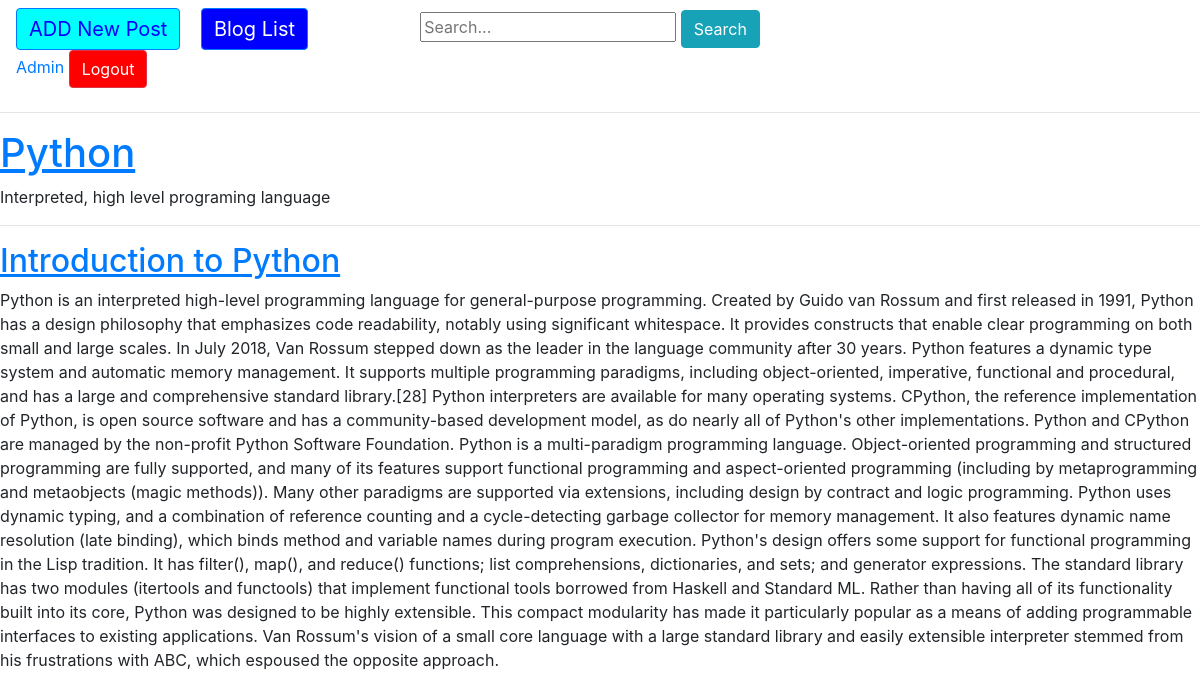
Page /blog/category-detail/python/ (signed in) on the committed database.
### blog/models.py (models this page shows, shortened)
class Category(models.Model):
    title = models.CharField(max_length=250)
    description = models.CharField(max_length=250)
    seo_title = models.CharField(max_length=60, null=True, blank=True)
    seo_description = models.CharField(max_length=165, null=True, blank=True)
    slug = models.SlugField(max_length=200, unique=True)
    created = models.DateTimeField(auto_now_add=True)
    updated = models.DateTimeField(auto_now=True)

class Post(models.Model):
    STATUS_CHOICES = (
        ('Published', 'Published'),
        ('Draft', 'Draft'),
    )
    title = models.CharField(max_length=250)
    body = models.TextField()
    category = models.ForeignKey(Category, on_delete=models.CASCADE)
    seo_title = models.CharField(max_length=60, null=True, blank=True)
    seo_description = models.CharField(max_length=165, null=True, blank=True)
    slug = models.SlugField(max_length=200, unique=True)
    status = models.CharField(max_length=10, default='Draft', choices=STATUS_CHOICES)
    created = models.DateTimeField(auto_now_add=True)
    updated = models.DateTimeField(auto_now=True)

### blog/views.py (the view)
# urls.py: url(r'^category-detail/(?P<slug>[-\w]+)/$', category_detail, name='category_detail'),
@login_required(login_url='/login/')
def category_detail(request, slug):
    template = 'blog/category_detail.html'
    category = get_object_or_404(Category, slug=slug)
    post = Post.objects.filter(category=category, status='Published')
    context = {
        'category': category,
        'post': post,
    }
    return render(request, template, context)

### templates/blog/category_detail.html (shortened to what this page needs)
{% extends 'base.html' %}
{% block content %}
    <hr>
<h1><a href=""><u>{{ category.title }}</u></a></h1>
<p>{{ category.description }}</p>
    <hr>
    {% for item in post %}
        <h2><a href=""><u>{{ item.title }}</u></a> </h2>
        <p>{{ item.body }}</p>
    {% endfor %}
{% endblock %}

### templates/base.html (shortened to what this page needs)
{% load static %}
<!DOCTYPE html>
<html>
<head>
          <link href="{% static 'css/bootstrap.min.css' %}" rel="stylesheet" type="text/css">
</head>
<body>
<nav class="navbar navbar-inverse">
        <div class="navbar-header">
         <a style="background-color: cyan; color: blue;" class="navbar-brand btn btn-primary" href="{% url 'blog:new_post' %}">ADD New Post</a>
            <a style="background-color: blue; color: white;" class="navbar-brand btn btn-primary" href="{% url 'blog:post_list_admin' %}">Blog List</a>
        </div>
    <form class="col-md-8" method="get" action="{% url 'blog:search' %}">
            <input name="q" value="{{ request.GET.q }}" placeholder="Search..." class="">
        <button type="submit" class="btn btn-info">Search</button>
        </form>
    <form method="POST" action="/logout/">
        <a href="">
                <span class="">{{ request.user.first_name }}</span>
            </a>
    <button style="background-color: red; color: white;" type="submit" class="btn btn-danger">Logout</button>
    </form>
</nav>
{% block content %}
{% endblock %}
</body>
</html>

### rows in the picture
Category: title "Python", description "Interpreted, high level programing language"
Post: title "Introduction to Python", body "Python is an interpreted high-level programming language for general-purpose programming. Created by Guido van Rossum and first released in 1991, Python has a design philosophy that emphasizes code readability, notably using significant whitespace. It provides constructs that enable clear programming on both small and large scales. In July 2018, Van Rossum stepped down as the leader in the language community after 30 years. Python features a dynamic type system and automatic memory management. It supports multiple programming paradigms, including object-oriented, imperative, functional and procedural, and has a large and comprehensive standard library.[28] Python interpreters are available…"

### other values in the picture
{{ request.user.first_name }} "Admin"
